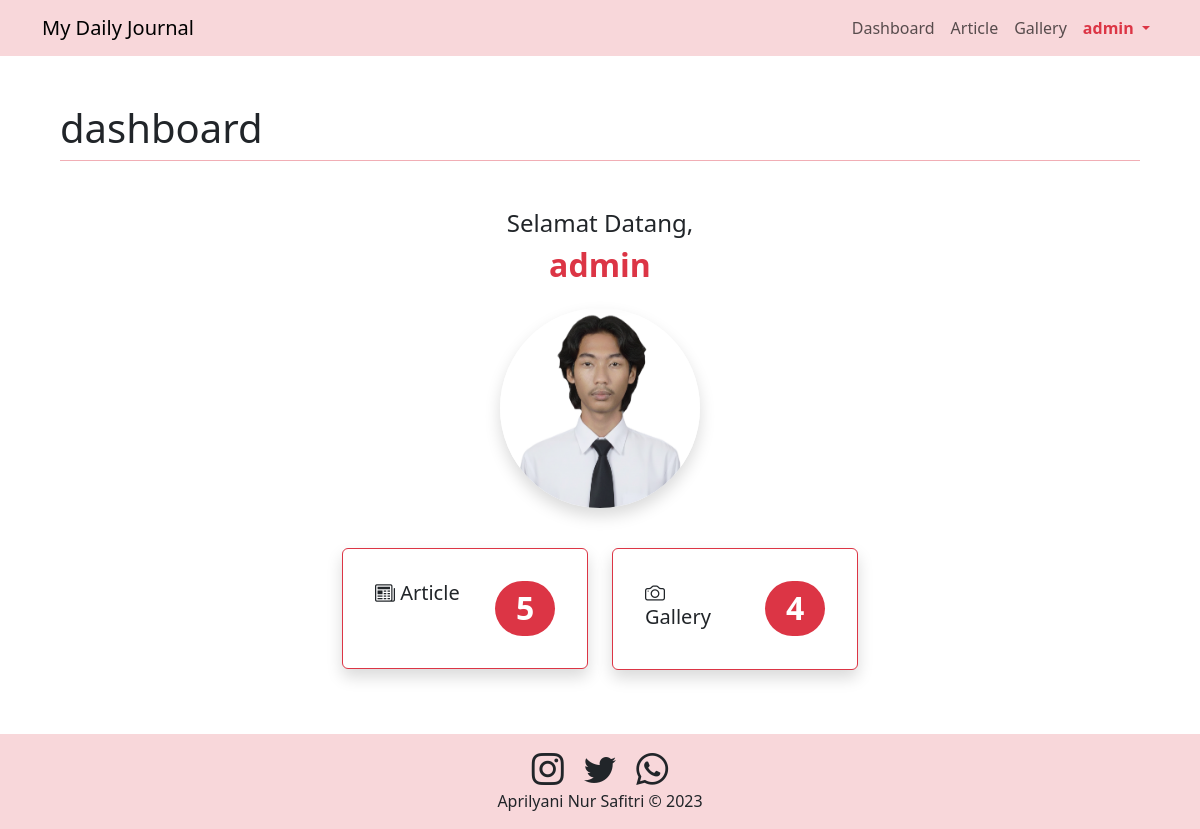
/admin.php (signed in), run on the app's committed database.
### tables this page shows
CREATE TABLE `users` (
  `id` int(11) NOT NULL,
  `username` varchar(50) NOT NULL,
  `password` text NOT NULL,
  `foto` text NOT NULL
);

### dashboard.php (the view, shortened to what this page needs)
<?php
$sql1 = "SELECT * FROM article ORDER BY tanggal DESC";
$hasil1 = $conn->query($sql1);
$jumlah_article = $hasil1->num_rows;
$sql2 = "SELECT * FROM gallery ORDER BY tanggal DESC";
$hasil2 = $conn->query($sql2);
$jumlah_gallery = $hasil2->num_rows;
$sql3 = "SELECT * FROM users WHERE username = ?";
$stmt = $conn->prepare($sql3);
$stmt->bind_param("s", $_SESSION['username']);
$stmt->execute();
$hasil3 = $stmt->get_result();
$user = $hasil3->fetch_assoc();
?>
<div class="container">
    <div class="d-flex flex-column align-items-center text-center mt-5">
        <h4>Selamat Datang,</h4>
        <h2 class="text-danger fw-bold mb-4">
            <?= htmlspecialchars($user['username']) ?>
        </h2>
        <div class="mb-3">
            <?php if (!empty($user['foto'])) { ?>
                <img src="img/<?= $user['foto'] ?>"
                     class="rounded-circle shadow"
                     style="width: 200px;height: 200px;object-fit:cover;">
            <?php } ?>
        </div>
    </div>
    <div class="row row-cols-1 row-cols-md-4 g-4 justify-content-center pt-4">
    <div class="col">
        <div class="card border border-danger mb-3 shadow" style="max-width: 18rem;">
            <div class="card-body">
                <div class="d-flex justify-content-between">
                    <div class="p-3">
                        <h5 class="card-title"><i class="bi bi-newspaper"></i> Article</h5>
                    </div>
                    <div class="p-3">
                        <span class="badge rounded-pill text-bg-danger fs-2"><?php echo $jumlah_article; ?></span>
                    </div>
                </div>
            </div>
        </div>
    </div>
    <div class="col">
        <div class="card border border-danger mb-3 shadow" style="max-width: 18rem;">
            <div class="card-body">
                <div class="d-flex justify-content-between">
                    <div class="p-3">
                        <h5 class="card-title"><i class="bi bi-camera"></i> Gallery</h5>
                    </div>
                    <div class="p-3">
                        <span class="badge rounded-pill text-bg-danger fs-2"><?php echo $jumlah_gallery; ?></span>
                    </div>
                </div>
            </div>
        </div>
    </div>
</div>
</div>

### admin.php (style rules this page uses)
body { min-height: 100vh; display: flex; flex-direction: column; }

### data on the page
users: username "admin", foto (picture)

### other printed values
$_SESSION['username'] "admin"
$page "dashboard"
$jumlah_article "5"
$jumlah_gallery "4"
